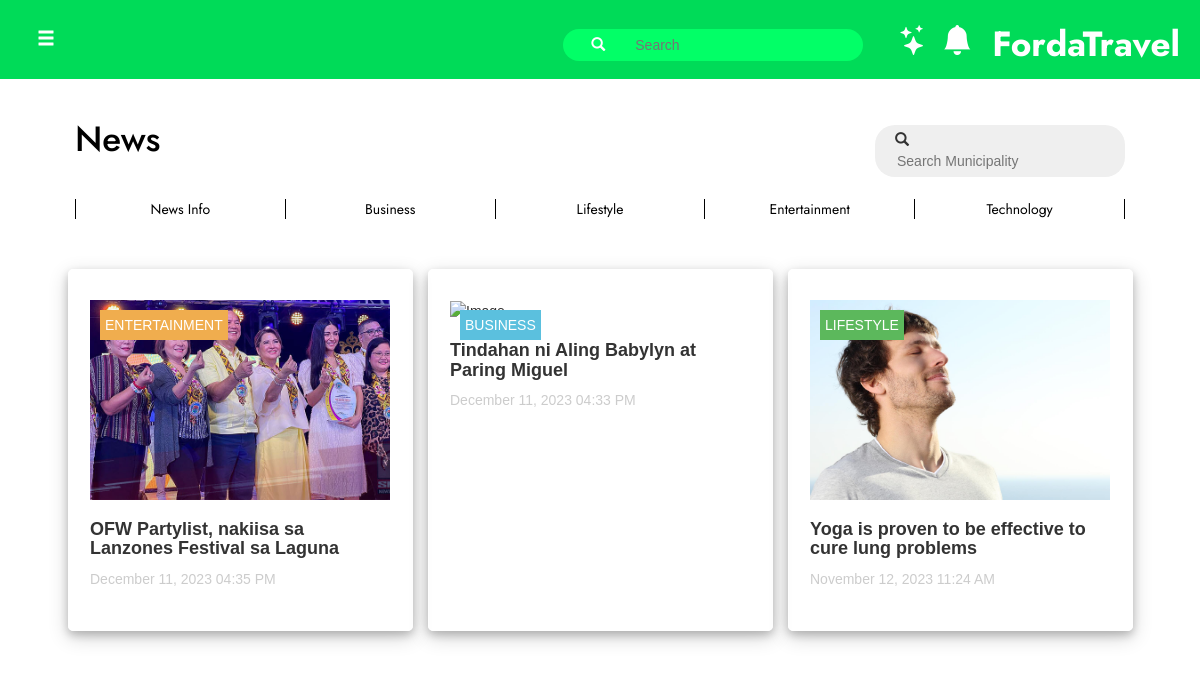
The app's page /userside/user_news/u_news.php with its own data.
### tables this page shows
CREATE TABLE `tbl_news` (
  `id` int(11) NOT NULL,
  `admin_id` int(11) NOT NULL,
  `fld_category` varchar(255) NOT NULL,
  `fld_title` varchar(255) DEFAULT NULL,
  `fld_content` mediumtext DEFAULT NULL,
  `fld_mainimage` varchar(500) DEFAULT NULL,
  `fld_images` mediumtext DEFAULT NULL,
  `fld_datetime` datetime DEFAULT NULL
);

### userside/user_news/u_news.php (the view, shortened to what this page needs)
<?php
    include("../../navbar.php");
    $municipal_name = "";
?>
<!DOCTYPE html>
<html lang="en">
<head>
    <link rel="stylesheet" href="https://cdn.jsdelivr.net/npm/bootstrap-icons@1.11.1/font/bootstrap-icons.css">
    <link rel="stylesheet" href="u_newstyle.css">
</head>
<body>
    <?php include_once("../../header.php"); ?>
    <div class="container fluid">
        <div class="contentdiv">
        <br>
            <div class="row" id="title_div">
                <div class="col-sm-6">
                    <h1 id="page-title"><a href="/tourism_information_system/userside/user_news/u_news.php">News</a></h1>
                </div>
                <div class="col-sm-6">
                    <div class="searchdiv_m">
                            <div id="search_m">
                                <span class="glyphicon glyphicon-search">&nbsp;&nbsp;</span><input type="text" name="txt_search_m" id="txt_search_m" autocomplete="off" placeholder="Search Municipality " value ='<?php echo $municipal_name;?>'>
                            </div>
                        </div>
                    </div>
                </div>
            </div>
            <div class="news_menudiv">
                <table id="tbl_d_menu">
                    <tr>
                        <td><a href="/tourism_information_system/userside/user_news/u_news.php?news_category=News Info" style='
                        <?php if($news_category =="News Info"){ echo "color: #00bd1c;"; } ?>'>News Info</a></td>
                        <td><a href="/tourism_information_system/userside/user_news/u_news.php?news_category=Business" style='
                        <?php if($news_category =="Business"){ echo "color: #00bd1c;"; } ?>'>Business</a</td>
                        <td><a href="/tourism_information_system/userside/user_news/u_news.php?news_category=Lifestyle" style='
                        <?php if($news_category =="Lifestyle"){ echo "color: #00bd1c;"; } ?>'>Lifestyle</a></td>
                        <td><a href="/tourism_information_system/userside/user_news/u_news.php?news_category=Entertainment" style='
                        <?php if($news_category =="Entertainment"){ echo "color: #00bd1c;"; } ?>'>Entertainment</a></td>
                        <td><a href="/tourism_information_system/userside/user_news/u_news.php?news_category=Technology" style='
                        <?php if($news_category =="Technology"){ echo "color: #00bd1c;"; } ?>'>Technology</a></td>
                    </tr>
                </table>
            </div>
            <div class="result_newsdiv" style='<?php
                if(isset($_GET["news_id"])){
                    echo "display: none";
                }else{
                    echo "display: block";
                }
            ?>'>
                <div class="row">
                    <?php
                        if(isset($news_category) && empty($_GET["municipality"])){
                            $result = $conn->query("select * from tbl_news where fld_category like '$news_category' order by fld_datetime DESC");
                        }else if(empty($news_category) && isset($_GET["municipality"])){
                            $result = $conn->query("select * from tbl_news where admin_id = '$_GET[municipality]' order by fld_datetime DESC");
                        }else if(isset($news_category) && isset($_GET["municipality"])){
                            $result = $conn->query("select * from tbl_news where admin_id = '$_GET[municipality]' and fld_category like '$news_category' order by fld_datetime DESC");
                        }else{
                            $result = $conn->query("select * from tbl_news order by fld_datetime DESC");
                        }
                        $numColumns = 3;
                        $columnData = array_fill(0, $numColumns, []);
                        if ($result->num_rows > 0) {
                            $columnIndex = 0;
                            while ($row = $result->fetch_assoc()) {
                                $columnData[$columnIndex][] = $row;
                                $columnIndex = ($columnIndex + 1) % $numColumns;
                            }
                        }
                        for ($i = 0; $i < $numColumns; $i++) {
                            echo "<div class='col-sm'>";
                            foreach ($columnData[$i] as $row) {
                                echo "<div class='news_container' news_id='{$row['id']}' news_category='{$row['fld_category']}'>
                                    <div class='shortcutsdiv' >";
                                    if(!isset($news_category)){
                                        if("{$row["fld_category"]}" == "News Info"){
                                            echo "<div class='category_newsinfo'>NEWS INFO</div>";
                                        }elseif("{$row["fld_category"]}" == "Business"){
                                            echo "<div class='category_business'>BUSINESS</div>";
                                        }elseif("{$row["fld_category"]}" == "Lifestyle"){
                                            echo "<div class='category_lifestyle'>LIFESTYLE</div>";
                                        }elseif("{$row["fld_category"]}" == "Entertainment"){
                                            echo "<div class='category_et'>ENTERTAINMENT</div>";
                                        }elseif("{$row["fld_category"]}" == "Technology"){
                                            echo "<div class='category_tech'>TECHNOLOGY</div>";
                                        }
                                    }
                                    echo "<img src='/tourism_information_system/adminside/news/uploaded_mainimages/{$row['fld_mainimage']}' alt='Image' class='mainImage'>
                                        <div class='centeredtxt'>
                                            <h4 class='news_title'>{$row['fld_title']}</h4>";
                                            $date = date_create("{$row["fld_datetime"]}");
                                            $date_time = date_format($date,"F j, Y h:i A");
                                    echo "<span class='news_date'>$date_time</span>
                                            </div>
                                    </div>
                                </div>";
                            }
                            echo "</div>";
                        }
                    ?>
                </div>
            </div>
            </div>
        <br><br>
    <br><br>
</body>
</html>

### userside/user_news/u_newstyle.css (style rules this page uses)
body { background-color: white; overflow: auto; }
#title_div { padding-left: 30px; padding-right: 30px; }
.contentdiv { width: 100%; position: relative; margin: auto; margin-top: 80px; }
.container { width: 100%; }
.news_menudiv { width: 100%; margin-top: 30px; padding-left: 30px; padding-right: 30px; overflow-x: auto; }
#tbl_d_menu { margin: 0 auto; width: 100%; text-align: center; }
#tbl_d_menu td { width: 100px; border-right: 1px solid black; border-left: 1px solid black; cursor: pointer; font-family: 'Jost', sans-serif; }
a, a:active, a:visited, a:link { text-decoration: none; color: black; }
.result_newsdiv { margin-top: 50px; padding-left: 30px; padding-right: 30px; width: 100%; height: auto; }
.news_container { padding-top: 30px; padding-bottom: 30px; border: 1px solid white; margin-bottom: 20px; box-shadow: 0 4px 8px 0 rgba(0, 0, 0, 0.2), 0 6px 20px 0 rgba(0, 0, 0, 0.19); border-radius: 5px; }
.shortcutsdiv { position: relative; width: 300px; height: 200px; margin: 0 auto; margin-bottom: 100px; }
.mainImage { width: 100%; height: 100%; object-fit: cover; }
.centeredtxt { top: 100%; width: 100%; padding-top: 10px; }
.news_title { font-weight: bold; }
.news_date { color: #cccccc; }
.category_newsinfo,.category_business, .category_lifestyle, .category_et, .category_tech { position: absolute; top: 10px; left: 10px; color: white; padding: 5px; }
.category_business { background-color: #5bc0de; }
.category_lifestyle { background-color: #5cb85c; }
.category_et { background-color: #f0ad4e; }
#page-title { font-size: 35px; font-family: 'Jost', sans-serif; }
.searchdiv_m { position: relative; display: block; margin-top: 25px; }
#search_m { background-color: rgb(239, 239, 239); padding: 5px; padding-left: 20px; border-radius: 20px; width: 250px; white-space: normal; position: absolute; z-index: 5; right: 0; }
#txt_search_m { border: none; background: transparent; outline: none; }

### navbar.php (style rules this page uses)
body { margin: 0; font-family: Arial, Helvetica, sans-serif; }

### records on screen
tbl_news: fld_category "ENTERTAINMENT", fld_mainimage (picture), fld_title "OFW Partylist, nakiisa sa Lanzones Festival sa Laguna", fld_datetime "December 11, 2023 04:35 PM"
tbl_news: fld_category "BUSINESS", fld_title "Tindahan ni Aling Babylyn at Paring Miguel", fld_datetime "December 11, 2023 04:33 PM"
tbl_news: fld_category "LIFESTYLE", fld_mainimage (picture), fld_title "Yoga is proven to be effective to cure lung problems", fld_datetime "November 12, 2023 11:24 AM"
